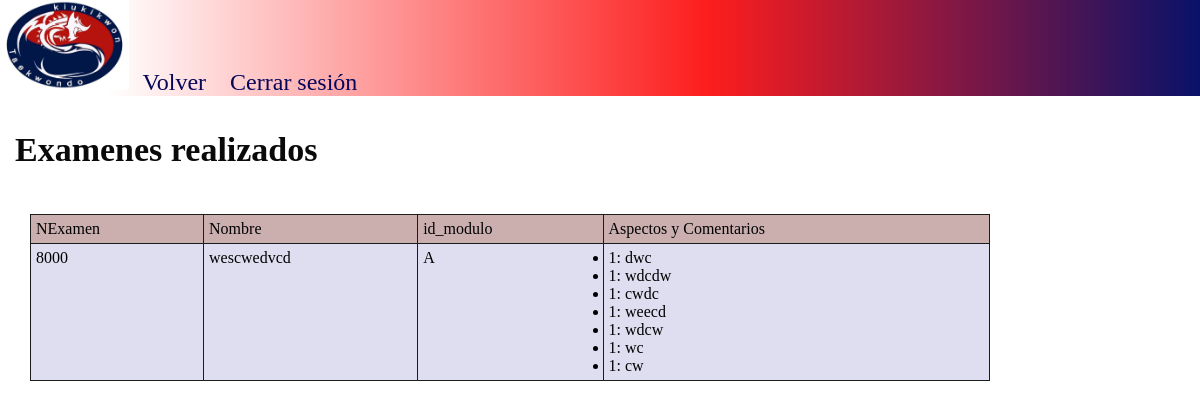
The page /Opciones/examenes_apli.php (signed in) on the database its author committed.
### tables this page shows
CREATE TABLE `calificaciones` (
  `NExamen` int NOT NULL,
  `Nombre` varchar(30) NOT NULL,
  `id_modulo` varchar(4) NOT NULL,
  `Aspecto1` int DEFAULT NULL,
  `Comentario1` varchar(500) DEFAULT NULL,
  `Aspecto2` int DEFAULT NULL,
  `Comentario2` varchar(500) DEFAULT NULL,
  `Aspecto3` int DEFAULT NULL,
  `Comentario3` varchar(500) DEFAULT NULL,
  `Aspecto4` int DEFAULT NULL,
  `Comentario4` varchar(500) DEFAULT NULL,
  `Aspecto5` int DEFAULT NULL,
  `Comentario5` varchar(500) DEFAULT NULL,
  `Aspecto6` int DEFAULT NULL,
  `Comentario6` varchar(500) DEFAULT NULL,
  `Aspecto7` int DEFAULT NULL,
  `Comentario7` varchar(500) DEFAULT NULL,
  `Aspecto8` int DEFAULT NULL,
  `Comentario8` varchar(500) DEFAULT NULL
);

### Opciones/examenes_apli.php (the view, shortened to what this page needs)
<!DOCTYPE html>
<html lang="es">
<head>
    <link rel="stylesheet" href="..\CSS\styles10.css">
</head>
<header>
    <div class="barr_prin">
        <img src="../img/photo_5010769483765230552_y.jpg">
        <a href="../pagina_principal.php">Volver</a>
        <?php
        $usuario = $_SESSION['username'];
        if(isset($usuario)){
            echo "<a class='s_close' href='../includes/salir.php'>Cerrar sesión</a>";
        }else{
            header("location: ../proyecto/login.php");
            exit();
        }
        ?>
    </div>
</header>
<h1>Examenes realizados</h1>
<?php
require '..\includes\connect.php';
$sql = "SELECT NExamen, Nombre, id_modulo, Aspecto1, Comentario1, Aspecto2, Comentario2, Aspecto3, Comentario3, Aspecto4, Comentario4, Aspecto5, Comentario5, Aspecto6, Comentario6, Aspecto7, Comentario7, Aspecto8, Comentario8 FROM calificaciones";
$result = $connection->query($sql);
?>
<table border="1">
    <tr>
        <th>NExamen</th>
        <th>Nombre</th>
        <th>id_modulo</th>
        <th>Aspectos y Comentarios</th>
    </tr>
    <?php if ($result->num_rows > 0): ?>
        <?php while($row = $result->fetch_assoc()): ?>
        <tr>
            <td><?php echo $row["NExamen"]; ?></td>
            <td><?php echo $row["Nombre"]; ?></td>
            <td><?php echo $row["id_modulo"]; ?></td>
            <td>
                <ul>
                    <?php for ($i = 1; $i <= 8; $i++): ?>
                        <?php $aspecto = "Aspecto".$i; $comentario = "Comentario".$i; ?>
                        <?php if (!empty($row[$aspecto]) && !empty($row[$comentario])): ?>
                            <li>
                                <?php echo $row[$aspecto] . ': ' . $row[$comentario]; ?>
                            </li>
                        <?php endif; ?>
                    <?php endfor; ?>
                </ul>
            </td>
        </tr>
        <?php endwhile; ?>
    <?php else: ?>
        <tr>
            <td colspan="4">No se encontraron datos</td>
        </tr>
    <?php endif; ?>
</table>
</html>

### CSS/styles10.css (style rules this page uses)
* { margin: 0; padding: 0; border: 0; font-size: 100%; font: inherit; vertical-align: baseline; }
.barr_prin { width: 100%; background: rgb(255,255,255); background: linear-gradient(90deg, rgba(255,255,255,1) 9%, rgba(253,29,29,1) 59%, rgba(9,18,105,1) 100%); z-index: 3; }
.barr_prin img { height: 90px; }
.barr_prin a { text-decoration: none; background-color: transparent; padding: 10px; font-size: 24px; color: rgb(6, 6, 90); }
h1 { font-size: 34px; color: rgb(10, 10, 10); font-weight: bold; margin-top: 20px; padding: 15px; }
table { width: 80%; border-collapse: collapse; margin: 30px; }
th, td { border: 1px solid #1c1c1c; padding: 5px; text-align: left; }
th { background-color: #5b040451; }
tr:nth-child(even) { background-color: #dfdef0; }

### rows shown on the page
calificaciones: NExamen "8000", Nombre "wescwedvcd", id_modulo "A", Aspecto1 "1", Comentario1 "dwc", Aspecto2 "1", Comentario2 "wdcdw", Aspecto3 "1", Comentario3 "cwdc", Aspecto5 "1", Comentario5 "weecd", Aspecto6 "1", Comentario6 "wdcw", Aspecto7 "1", Comentario7 "wc", Aspecto8 "1", Comentario8 "cw"
